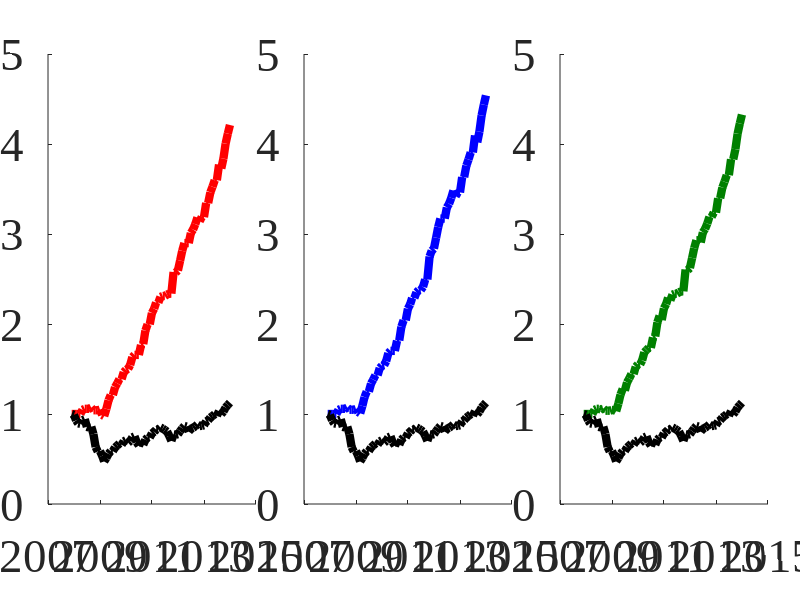
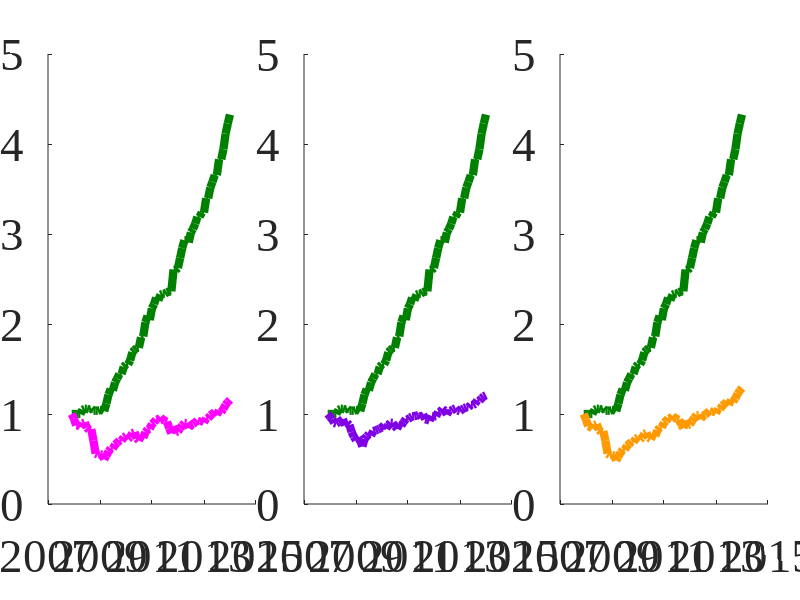

Recreate these plots in MATLAB, in order.
clc
clear
load('GS_Ret.mat') % Matrix of log-returns for German stocks' sample
load('GS_Tick.mat') 
load('MF_Ret.mat') % Matrix of log-returns for Mutual funds' sample
load('MF_Tick.mat') 
load('TEDAS_GS.mat') % Cumulative returns of TEDAS gestalts and benchmark srategies for German stocks' sample
load('TEDAS_MF.mat') % Cumulative returns for TEDAS gestalts and benchmark srategies for Mutual funds' sample

Datemf = TEDAS_MF(1:end, 1)

% Figure 1
set(figure,  'Position',  [100,  100,  1703,  548]);
% Subplot 1 TEDAS Basic and S&P500 buy-and-hold strategies
X1 = axes('ZGrid', 'on', 'XTickLabel', {'2007', '2009', '2011', '2013', '2015'}, ...
          'XTick', [733043 733774 734504 735235 735965], ...
          'FontSize', 34, ...
          'FontName', 'Times New Roman', ...
          'Position', [0.06 0.16 0.26 0.75]);
      
xlim(X1, [733043 735965]);
hold(X1, 'on');
ylabel('Return', 'FontSize', 37.4);
plot1 = plot(Datemf, TEDAS_MF(1:end, [2, 5]), 'LineWidth', 6);
set(plot1(1), 'Color', [1 0 0]);
set(plot1(2), 'Color', [0 0 0]);
% Subplot 2 TEDAS NAive and S&P500 buy-and-hold strategies
X2 = axes('ZGrid', 'on', ...
          'XTickLabel', {'2007', '2009', '2011', '2013', '2015'}, ...
          'XTick', [733043 733774 734504 735235 735965], ...
          'FontSize', 34, ...
          'FontName', 'Times New Roman', ...
          'Position', [0.38 0.16 0.26 0.75]);
xlim(X2, [733043 735965]);
hold(X2, 'on');
plot2 = plot(Datemf, TEDAS_MF(1:end, [3, 5]), 'LineWidth', 6);
set(plot2(1), 'Color', [0 0 1]);
set(plot2(2), 'Color', [0 0 0]);
% Subplot 3 TEDAS Hybrid and S&P500 buy-and-hold strategies
X3 = axes('ZGrid', 'on', ...
          'XTickLabel', {'2007', '2009', '2011', '2013', '2015'}, ...
          'XTick', [733043 733774 734504 735235 735965], ...
          'FontSize', 34, ...
          'FontName', 'Times New Roman', ...
          'Position', [0.7 0.16 0.26 0.75]);
xlim(X3, [733043 735965]);
hold(X3, 'on');
plot3 = plot(Datemf, TEDAS_MF(1:end, [4, 5]), 'LineWidth', 6);
set(plot3(1), 'Color', [0 0.5 0]);
set(plot3(2), 'Color', [0 0 0])

% Figure 2 
set(figure,  'Position',  [100,  100,  1703,  548]);
% Subplot 1 TEDAS Hybrid and Mean-Variance OGARCH strategies
X1 = axes('ZGrid', 'on', 'XTickLabel', {'2007', '2009', '2011', '2013', '2015'}, ...
          'XTick', [733043 733774 734504 735235 735965], ...
          'FontSize', 34, ...
          'FontName', 'Times New Roman', ...
          'Position', [0.06 0.16 0.26 0.75]);
      
xlim(X1, [733043 735965]);
hold(X1, 'on');
ylabel('Return', 'FontSize', 37.4);
plot1 = plot(Datemf, TEDAS_MF(1:end, [4, 6]), 'LineWidth', 6);
set(plot1(1), 'Color', [0 0.5 0]);
set(plot1(2), 'Color', [1 0 1]);
% Subplot 2 TEDAS Hybrid and 60/40-portfolio strategies
X2 = axes('ZGrid', 'on', ...
          'XTickLabel', {'2007', '2009', '2011', '2013', '2015'}, ...
          'XTick', [733043 733774 734504 735235 735965], ...
          'FontSize', 34, ...
          'FontName', 'Times New Roman', ...
          'Position', [0.38 0.16 0.26 0.75]);
xlim(X2, [733043 735965]);
hold(X2, 'on');
plot2 = plot(Datemf, TEDAS_MF(1:end, [4, 7]), 'LineWidth', 6);
set(plot2(1), 'Color', [0 0.5 0]);
set(plot2(2), 'Color', [0.5 0 0.9]);
% Subplot 3 TEDAS Hybrid and Risk-parity strategies
X3 = axes('ZGrid', 'on', ...
          'XTickLabel', {'2007', '2009', '2011', '2013', '2015'}, ...
          'XTick', [733043 733774 734504 735235 735965], ...
          'FontSize', 34, ...
          'FontName', 'Times New Roman', ...
          'Position', [0.7 0.16 0.26 0.75]);
xlim(X3, [733043 735965]);
hold(X3, 'on');
plot3 = plot(Datemf, TEDAS_MF(1:end, [4, 8]), 'LineWidth', 6);
set(plot3(1), 'Color', [0 0.5 0]);
set(plot3(2), 'Color', [1 0.6 0])
